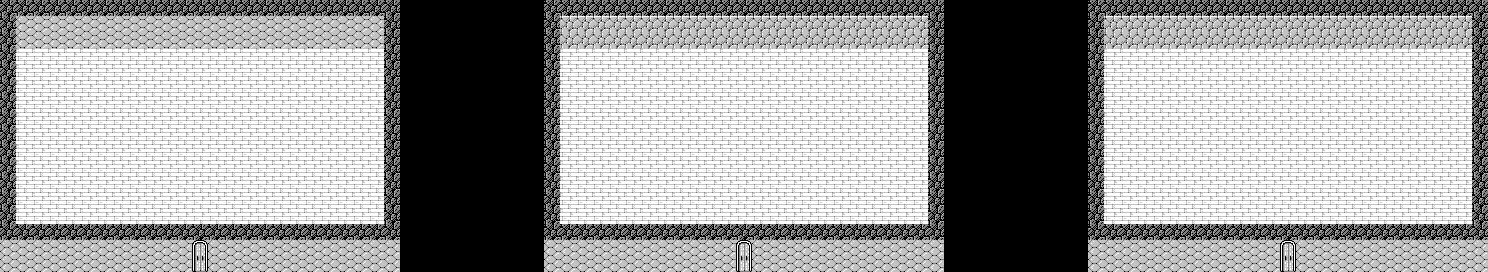

Below is a game level as drawn by its tile map, then a one-line description and the .tmx that defines it (tile-layer data replaced by summaries):
An orthogonal 93x17 tile map with 16x16 px tiles, 4 tile layers (Tile Layer 1, Tile Layer 2, Tile Layer 3, Tile Layer 4), 2 tilesets and 9 objects (3x Chest, 3x Target, 3x Event).

<map version="1.0" orientation="orthogonal" renderorder="right-down" width="93" height="17" tilewidth="16" tileheight="16" nextobjectid="53">
 <properties>
  <property name="bgm" value="optional_dungeon" />
  <property name="encounter" value="encounterset_level05_danger01" />
  <property name="name" value="Forgotten Mines" />
 </properties>
 <tileset firstgid="1" source="../tilesets/lower.tsx" />
 <tileset firstgid="176" source="../tilesets/upper.tsx" />
 <layer name="Tile Layer 1" width="93" height="17">
  <properties>
   <property name="z" value="0" />
  </properties>
  <data>[1581 cells, 1275 non-empty, 5 distinct tile ids]</data>
 </layer>
 <layer name="Tile Layer 2" width="93" height="17">
  <properties>
   <property name="z" value=".5" />
  </properties>
  <data>[1581 cells, 0 non-empty, 0 distinct tile ids]</data>
 </layer>
 <objectgroup name="Object Layer 1">
  <object id="44" name="chest" type="Chest" x="736" y="96" width="16" height="16">
   <properties>
    <property name="item" value="spell_wand" />
   </properties>
  </object>
  <object id="45" name="chest" type="Chest" x="1104" y="208" width="16" height="16">
   <properties>
    <property name="item" value="ring_bangle" />
   </properties>
  </object>
  <object id="46" name="chest" type="Chest" x="1280" y="48" width="16" height="16">
   <properties>
    <property name="item" value="pot_revive" />
   </properties>
  </object>
  <object id="47" name="door1" type="Target" x="192" y="224" width="16" height="16" />
  <object id="48" name="door2" type="Target" x="736" y="224" width="16" height="16" />
  <object id="49" name="door3" type="Target" x="1280" y="224" width="16" height="16" />
  <object id="50" name="tele" type="Event" x="192" y="240" width="16" height="16">
   <properties>
    <property name="onCollide" value="targetTele('world3/mine01.tmx', 'door1')" />
   </properties>
  </object>
  <object id="51" name="tele" type="Event" x="736" y="240" width="16" height="16">
   <properties>
    <property name="onCollide" value="targetTele('world3/mine01.tmx', 'door2')" />
   </properties>
  </object>
  <object id="52" name="tele" type="Event" x="1280" y="240" width="16" height="16">
   <properties>
    <property name="onCollide" value="targetTele('world3/mine01.tmx', 'door3')" />
   </properties>
  </object>
 </objectgroup>
 <layer name="Tile Layer 3" width="93" height="17">
  <properties>
   <property name="z" value="2.0" />
  </properties>
  <data>[1581 cells, 9 non-empty, 2 distinct tile ids]</data>
 </layer>
 <layer name="Tile Layer 4" width="93" height="17">
  <properties>
   <property name="z" value="2.5" />
  </properties>
  <data>[1581 cells, 6 non-empty, 2 distinct tile ids]</data>
 </layer>
</map>
